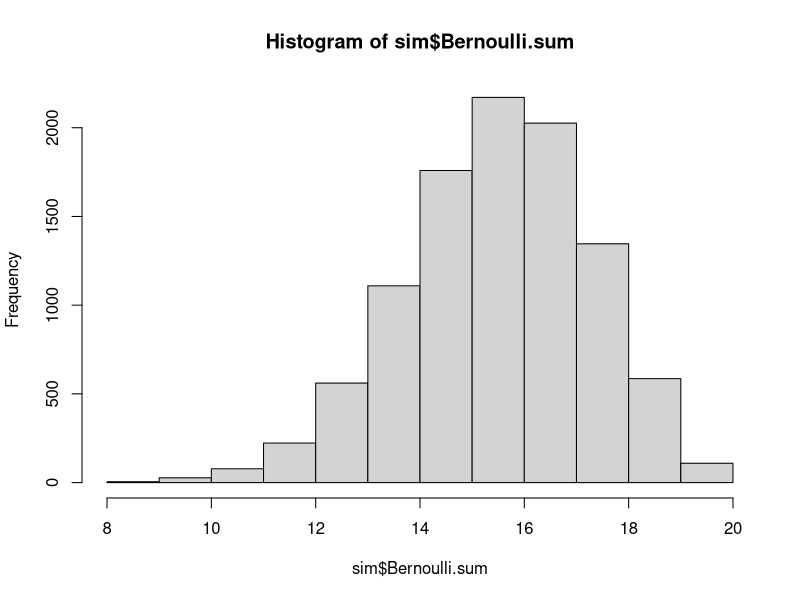
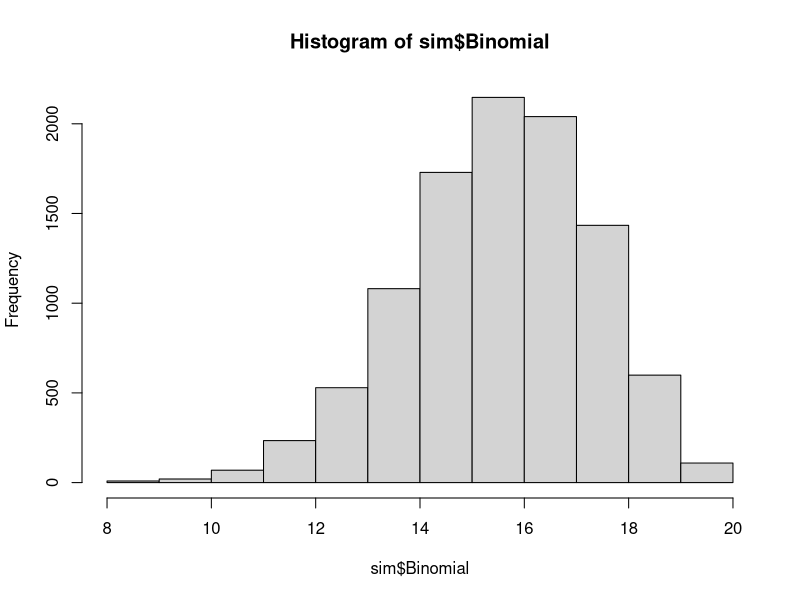

R code for these plots, in order:
# Set parameter values
reps <- 10000
nTrials <- 20
prob <- 0.8

# Define an empty data frame
sim <- data.frame(Bernoulli.sum = c(rep(NA,reps)))
# Simulate nTrials=20 Bernoulli rvs and record only their sum.
# Note that a binomial with n=1 trial is a Bernoulli rv.
# Repeat this reps=10000 times
# Store in sim$Bernoulli.sum
for(i in 1:reps) {
  sim$Bernoulli.sum[i] <- sum(rbinom(nTrials, 1, prob))
}

hist(sim$Bernoulli.sum)
mean(sim$Bernoulli.sum)
var(sim$Bernoulli.sum)

# Problem 2(f)
# Simulate reps=10000 binomial random variables
# Store in sim$Binomial
sim$Binomial <- rbinom(reps, nTrials, prob)
hist(sim$Binomial)
mean(sim$Binomial)
var(sim$Binomial)
